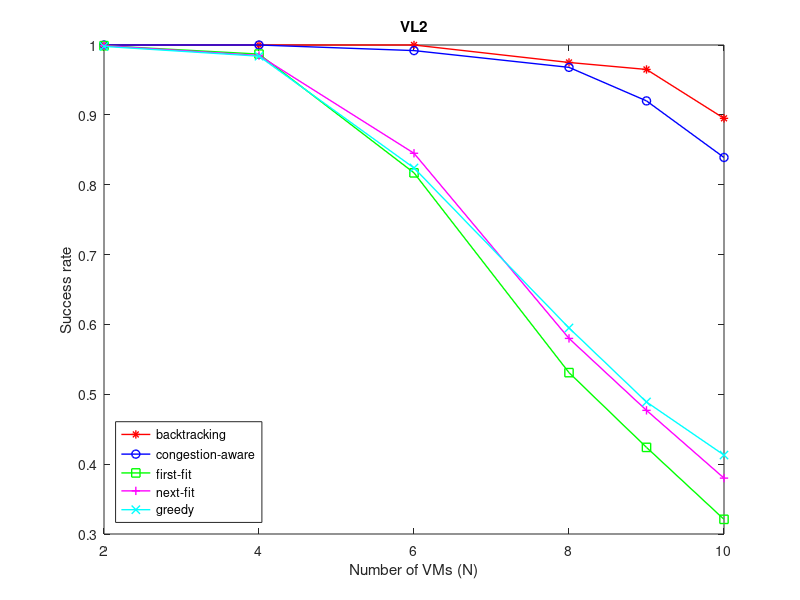
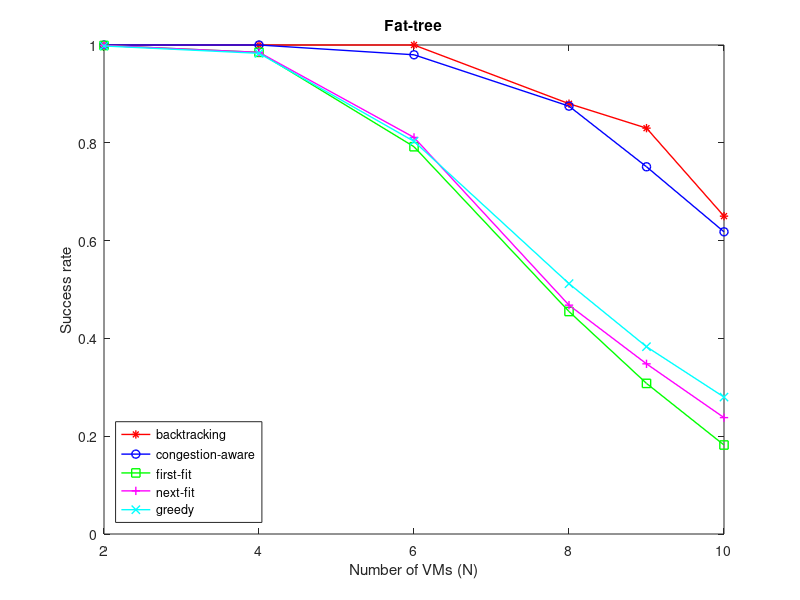
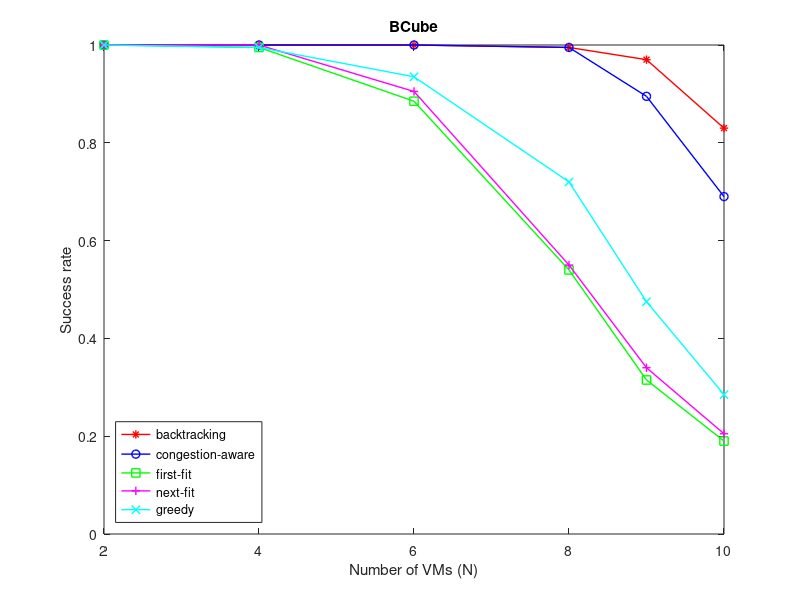
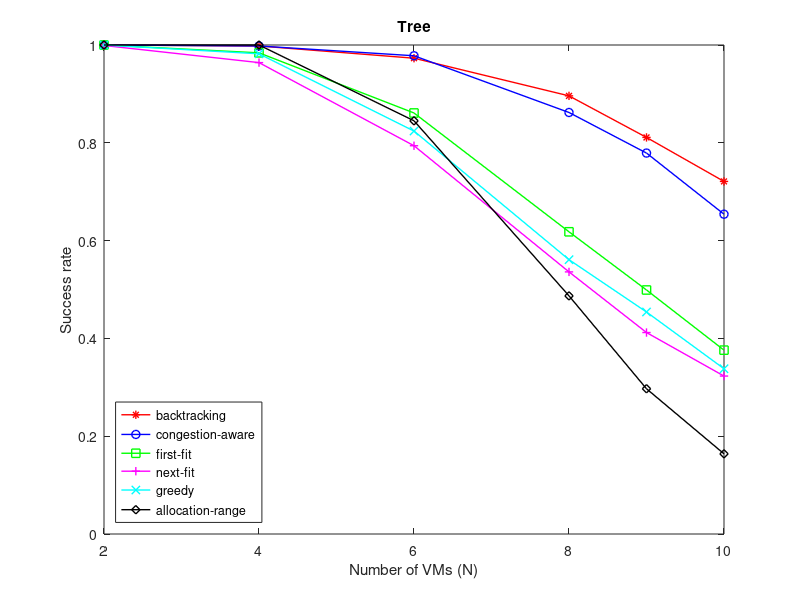

MATLAB code to generate these figures, in order:
clear all;
close all;
%VL2
N=[2,4,6,8,9,10];


suc_bktrack=[1 1 1 0.975 0.965 0.895 ];   %success_rate backtracking
suc_pert=[1 1 0.992 0.968 0.92 0.839 ];   %success_rate pertuabtion
suc_first=[0.999 0.987 0.817 0.531 0.424 0.321 ];   %success_rate fisrt fit
suc_next=[0.999 0.985 0.845 0.58 0.477 0.38 ];   %success_rate fisrt fit
suc_best=[0.998 0.984 0.824 0.595 0.489 0.413 ];   %success_rate fisrt fit 
figure;
h1=plot(N,suc_bktrack,N,suc_pert,N,suc_first,N,suc_next,N,suc_best);
title('VL2');
xlabel('Number of VMs (N)');
ylabel('Success rate');
legend(h1,'backtracking','congestion-aware','first-fit','next-fit','greedy','Location','SouthWest');
set(gca,'XLim',[2,10]);
set(h1,{'Color'},{'r';'b';'g';'m';'c'});
set(h1,{'Marker'},{'*';'O';'s';'+';'x'});
set(h1,'LineWidth',1);
%set(h1,'LineWidth',1.5,{'LineStyle'},{'-';'-';'-';}) 

%Fat-tree
N=[2,4,6,8,9,10];
suc_bktrack=[1 1 1 0.88 0.83 0.65 ];   %success_rate backtracking
suc_pert=[ 1 1 0.98 0.875 0.751 0.618];   %success_rate pertuabtion 
suc_first=[ 0.999 0.985 0.792 0.455 0.308 0.182 ];   %success_rate fisrt fit
suc_next=[  0.999 0.985 0.811 0.468 0.348 0.238  ];   %success_rate fisrt fit
suc_best=[ 0.998 0.983 0.803 0.512 0.383 0.28 ];   %success_rate fisrt fit 
figure;
h1=plot(N,suc_bktrack,N,suc_pert,N,suc_first,N,suc_next,N,suc_best);
title('Fat-tree');

xlabel('Number of VMs (N)');
ylabel('Success rate');
legend(h1,'backtracking','congestion-aware','first-fit','next-fit','greedy','Location','SouthWest');
set(gca,'XLim',[2,10]);
set(h1,{'Color'},{'r';'b';'g';'m';'c'});
set(h1,{'Marker'},{'*';'O';'s';'+';'x'});
set(h1,'LineWidth',1);
%set(h1,'LineWidth',1.5,{'LineStyle'},{'-';'-';'-';}) 


%Bcube
N=[2,4,6,8,9,10];
suc_bktrack=[  1 1 1 0.995 0.97 0.83  ];   %success_rate backtracking
suc_pert=[1 1 1 0.995 0.895 0.69 ];   %success_rate pertuabtion
suc_first=[ 1 0.995 0.885 0.54 0.315 0.19 ];   %success_rate fisrt fit
suc_next=[1 1 0.905 0.55 0.34 0.205 ];   %success_rate fisrt fit
suc_best=[ 1 0.995 0.935 0.72 0.475 0.285 ];   %success_rate fisrt fit 
figure;
h1=plot(N,suc_bktrack,N,suc_pert,N,suc_first,N,suc_next,N,suc_best);
title('BCube');

xlabel('Number of VMs (N)');
ylabel('Success rate');
legend(h1,'backtracking','congestion-aware','first-fit','next-fit','greedy','Location','SouthWest');
set(gca,'XLim',[2,10]);
set(h1,{'Color'},{'r';'b';'g';'m';'c'});
set(h1,{'Marker'},{'*';'O';'s';'+';'x'});
set(h1,'LineWidth',1);
%set(h1,'LineWidth',1.5,{'LineStyle'},{'-';'-';'-';}) 

%Tree
N=[2,4,6,8,9,10];
suc_bktrack=[ 1 0.998 0.973 0.896 0.811 0.721 ];   %success_rate backtracking
suc_pert=[ 1 0.998 0.978 0.862 0.779 0.654 ];   %success_rate pertuabtion
suc_first=[ 1 0.984 0.861 0.618 0.499 0.376 ];   %success_rate fisrt fit
suc_next=[ 0.999 0.964 0.794 0.536 0.412 0.323  ];   %success_rate fisrt fit
suc_best=[ 1 0.982 0.824 0.561 0.454 0.338  ];   %success_rate fisrt fit 
suc_ar=[  1 1 0.845 0.487 0.297 0.164  ];   %success_rate allocation range

figure;
h1=plot(N,suc_bktrack,N,suc_pert,N,suc_first,N,suc_next,N,suc_best,N,suc_ar);
title('Tree');

xlabel('Number of VMs (N)');
ylabel('Success rate');
legend(h1,'backtracking','congestion-aware','first-fit','next-fit','greedy','allocation-range','Location','SouthWest');
set(gca,'XLim',[2,10]);
set(h1,{'Color'},{'r';'b';'g';'m';'c';'k'});
set(h1,{'Marker'},{'*';'O';'s';'+';'x';'d'});
set(h1,'LineWidth',1);
%set(h1,'LineWidth',1.5,{'LineStyle'},{'-';'-';'-';}) 
